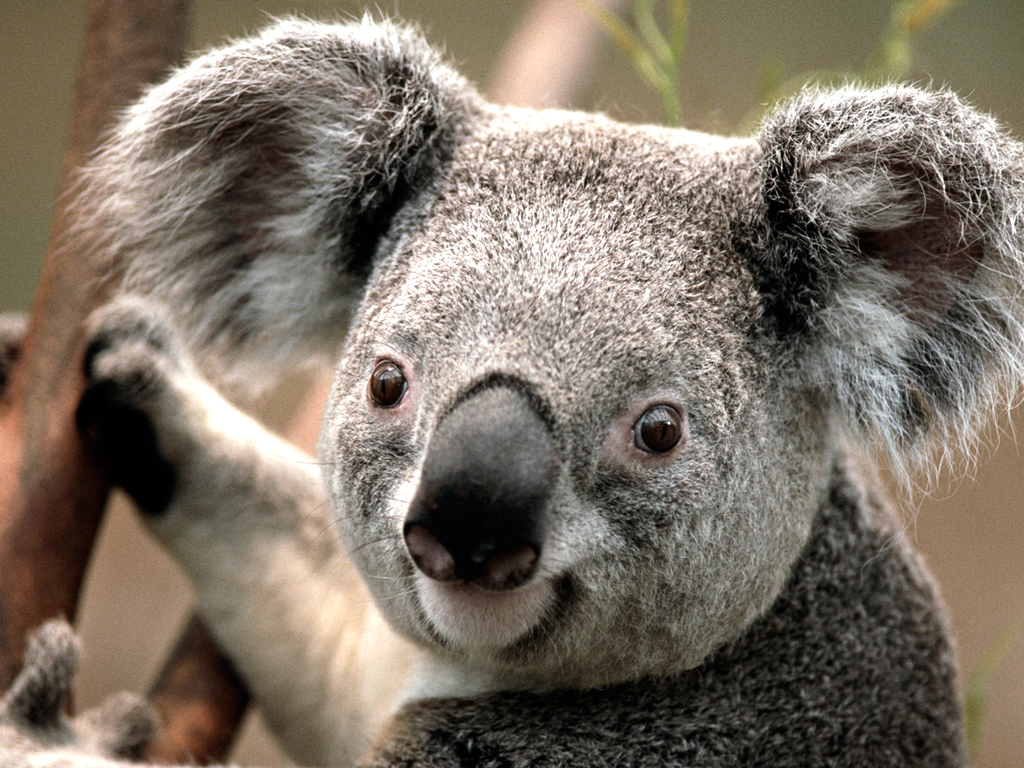
#> input picture KMeans/img/Koala.jpg, 1024 x 768 px
$ python NegativeImages.py ../KMeans/img/Koala.jpg out.png
#> lines starting #> are read from the running program, lines starting #| are printed output that depends on the picture
import cv2
import numpy as np
import sys

# Check for two arguments:  input_file output_file
if(len(sys.argv) != 3) :
    print(sys.argv[0], "takes 2 arguments. Not ", len(sys.argv)-1)
    sys.exit()

name_input = sys.argv[1]
name_output = sys.argv[2]

# Read the input file unchanged.
image_input = cv2.imread(name_input, cv2.IMREAD_UNCHANGED);
#> image_input is the input picture: shape (768, 1024, 3); mean B, G, R 102, 114.7, 125.4
if(image_input is None) :
    print(sys.argv[0], "Failed to read image from ", name_input)
    sys.exit()
cv2.imshow('original image', image_input);

#Check if input is color or gray. convert to gray scale if color.
rank = len(image_input.shape)
#> rank = 3
if(rank == 2) :
    gray_image = image_input
elif(rank == 3) :
    gray_image = cv2.cvtColor(image_input, cv2.COLOR_BGR2GRAY)
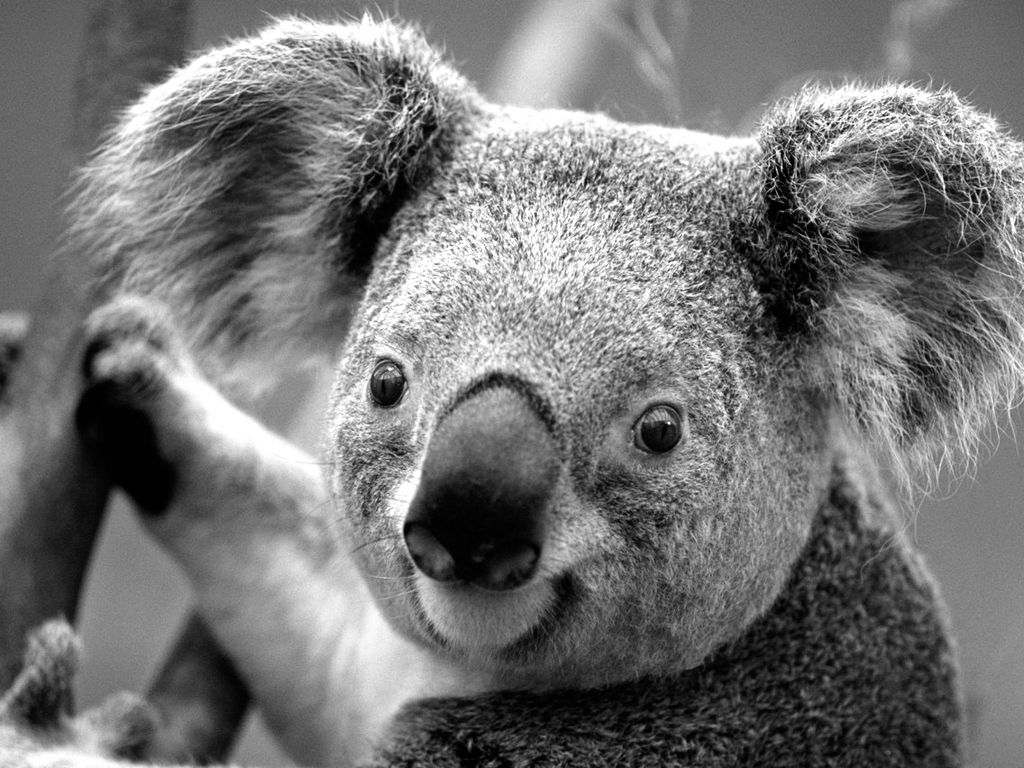
#> gray_image: shape (768, 1024); min 0, max 255, mean 116.5
else :
    print(sys.argv[0], "Can't handle unusual image ", name_input)
    sys.exit()

#display gray level image
cv2.imshow('gray image', gray_image);

rows, cols = gray_image.shape
#> rows = 768; cols = 1024
image_output = np.zeros([rows, cols], dtype=np.uint8)

# convert to negative image
for i in range(0, rows) :
    for j in range(0, cols) :
        image_output[i,j] = 255 - gray_image[i,j]
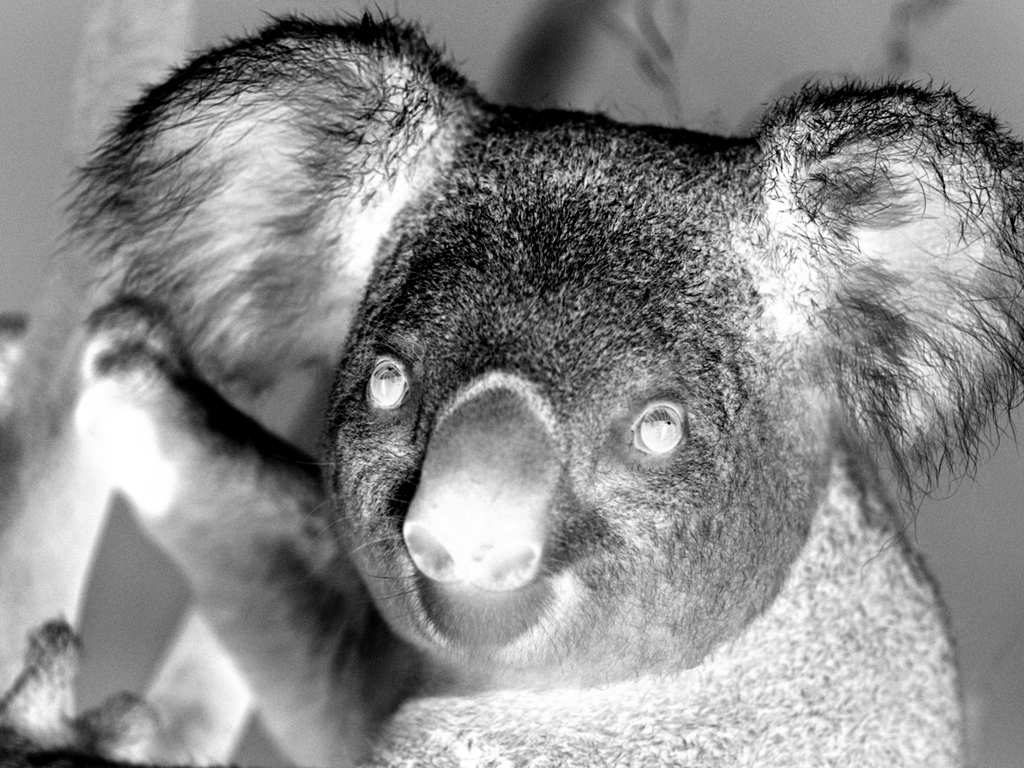
#> image_output: shape (768, 1024); min 0, max 255, mean 138.5

cv2.imshow('negative image', image_output);
cv2.imwrite(name_output, image_output);

# wait for key to exit

cv2.waitKey(0)
cv2.destroyAllWindows()
